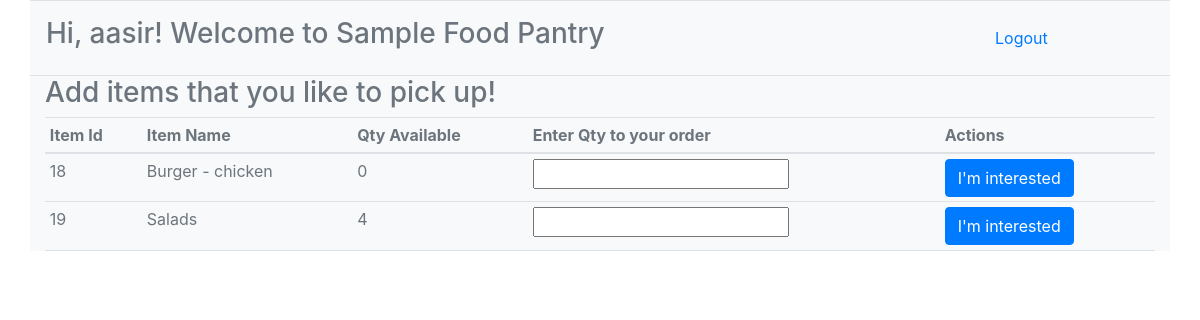
Screenshot of /restaurant/menu/16 (signed in) with the database file from the repository.
### foodmatchapp/models.py (models this page shows)
class User(models.Model):
    first_name = models.CharField(max_length=45)
    last_name = models.CharField(max_length=45)
    email = models.EmailField(unique=True)
    password = models.CharField(max_length=255)
    created_at = models.DateTimeField(auto_now_add=True)
    updated_at = models.DateTimeField(auto_now=True)
    objects = UserManager()

class Restaurant(models.Model):
    name = models.TextField()
    description = models.TextField()
    location = models.TextField()
    owner = models.ForeignKey(User, related_name="restaurant_created", on_delete=models.CASCADE)
    created_at = models.DateTimeField(auto_now_add=True)
    updated_at = models.DateTimeField(auto_now=True)

class Item(models.Model):
    item = models.TextField()
    quantity = models.IntegerField()
    restaurant = models.ForeignKey(Restaurant, related_name = "item_created", on_delete=models.CASCADE)
    created_at = models.DateTimeField(auto_now_add=True)
    updated_at = models.DateTimeField(auto_now=True)

### foodmatchapp/views.py (the view)
# urls.py: path('restaurant/menu/<int:restaurant_id>', views.order_items),
def order_items(request,restaurant_id):
    if 'user_id' not in request.session:
        return redirect('/')
    context = {
        'current_user' : User.objects.get(id=request.session['user_id']),
        'current_restaurant' : Restaurant.objects.get(id=restaurant_id),
        'my_items' : Item.objects.filter(restaurant=restaurant_id)
    }
    return render(request,"menu.html",context)

### foodmatchapp/templates/menu.html (shortened to what this page needs)
<!DOCTYPE html>
<html lang="en">
<head>
    {% load static %}
    <link rel="stylesheet" href="https://maxcdn.bootstrapcdn.com/bootstrap/4.0.0/css/bootstrap.min.css">
</head>
<body>
    <div class="container bg-light text-muted border-top">
        <div class ="row align-items-center">
            <div class ="col-10 p-3">
                <h3>Hi, {{current_user.first_name}}!
                    Welcome to {{current_restaurant.name}}</h3>
            </div>
        <div class="col">
            <a href="/logout">Logout</a>
        </div>
        </div>
    </div>
    <div class="container bg-light text-muted border-top">
        <div class="middle">
            <h3>Add items that you like to pick up!</h3>
            <table class="table table-sm border-bottom" id="menu">
                <thead>
                    <tr>
                        <th>Item Id</th>
                        <th>Item Name</th>
                        <th>Qty Available</th>
                        <th>Enter Qty to your order</th>
                        <th>Actions</th>
                    </tr>
                </thead>
                <tbody>
                    {% for one_item in my_items %}
                    <tr>
                        <td>{{ one_item.id }}</td>
                        <td>{{ one_item.item }}</td>
                        <td>{{ one_item.quantity }}</td>
                        <td><input type="number" id="customer_qty" name="customer_qty"></td>
                        <td><button class="btn btn-primary" name="button" id="okbutton" type="submit">I'm interested</button>
                        </td>
                    </tr>
                    {% endfor %}
                </tbody>
            </table>
        </div>
    </div>
</body>
</html>

### rows the page displays
User: first_name "aasir"
Restaurant: name "Sample Food Pantry"
Item: id "18", item "Burger - chicken", quantity "0"
Item: id "19", item "Salads", quantity "4"
